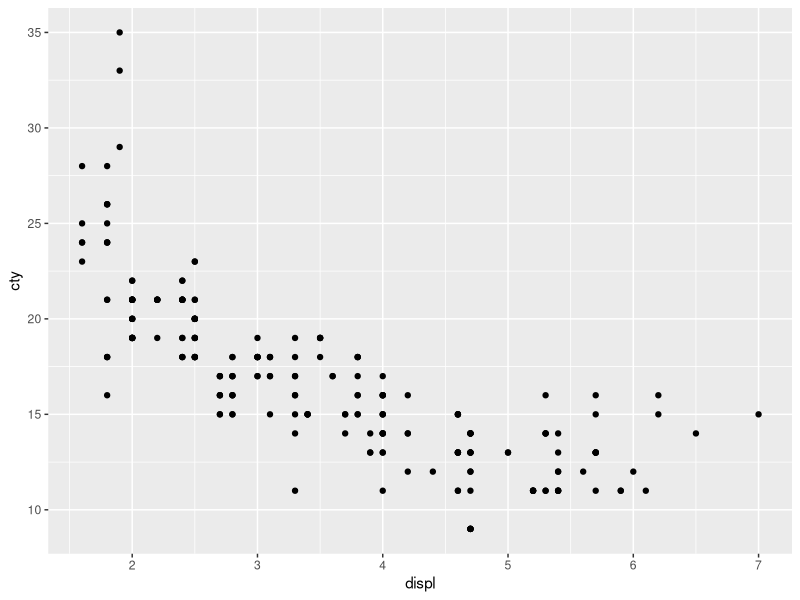
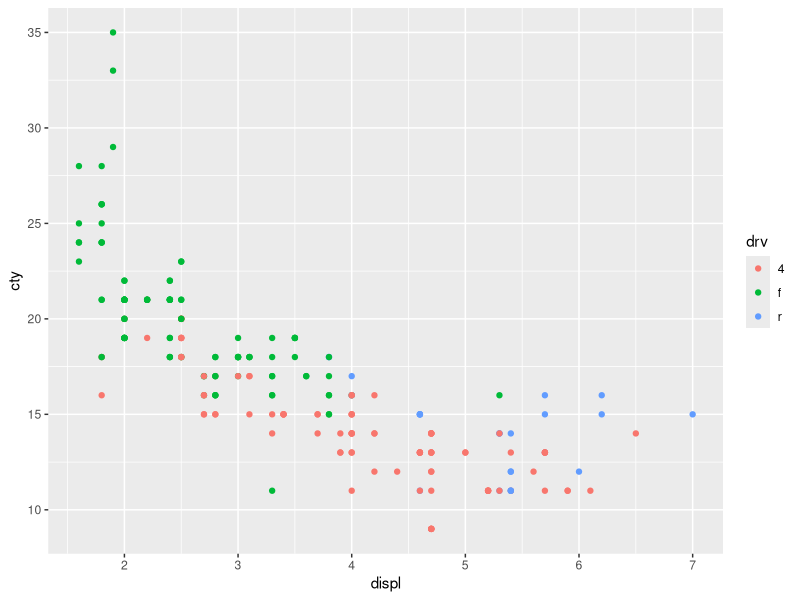
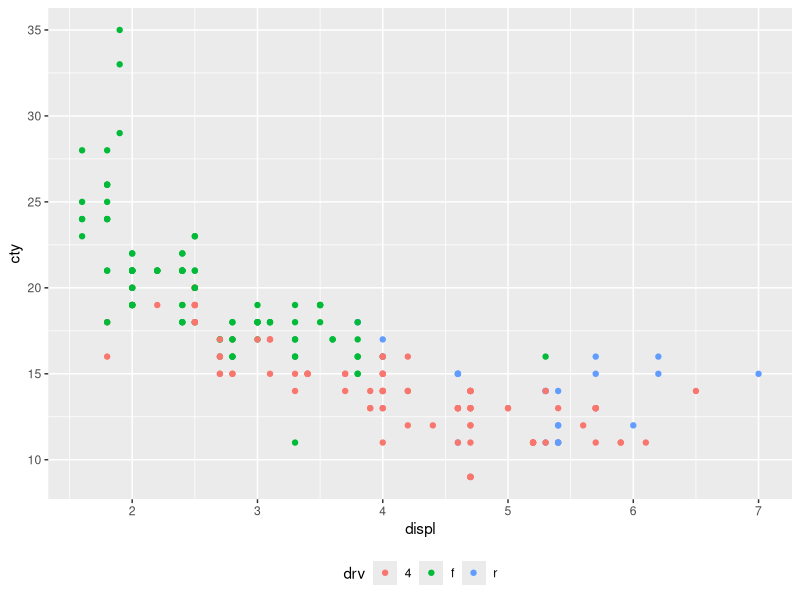
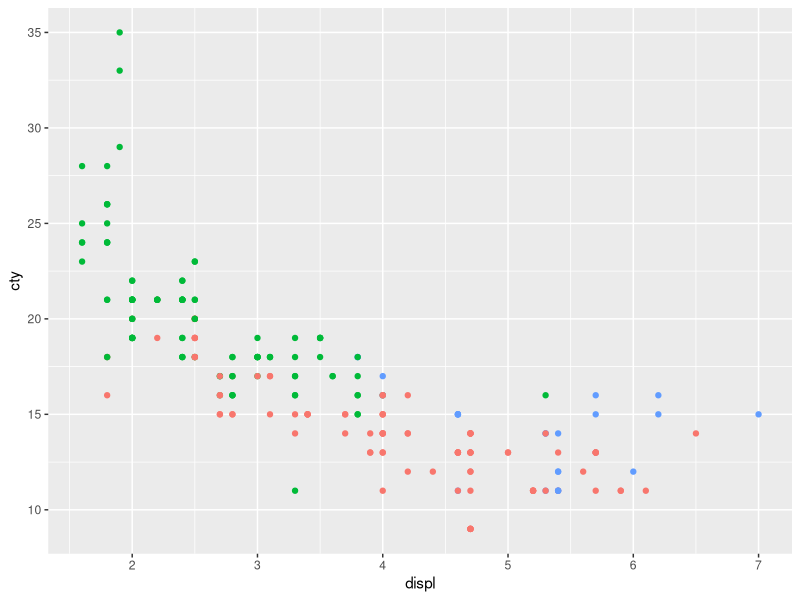
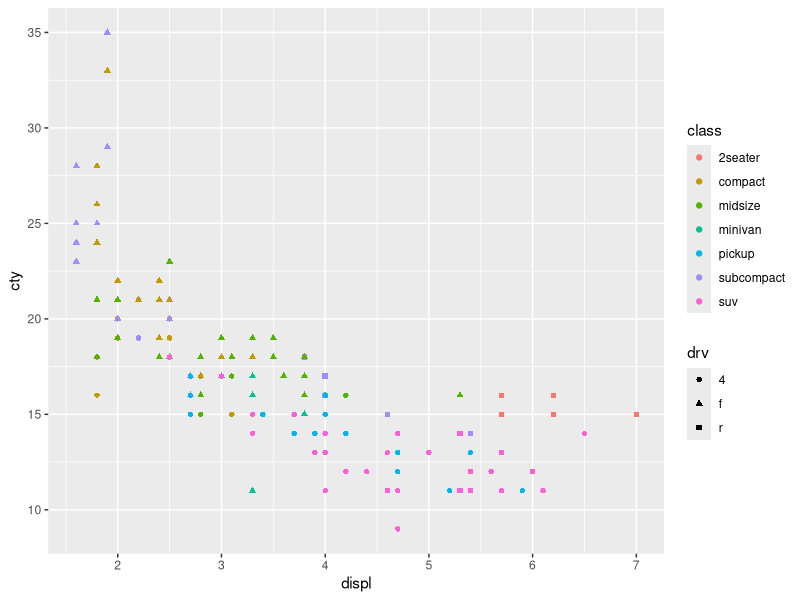
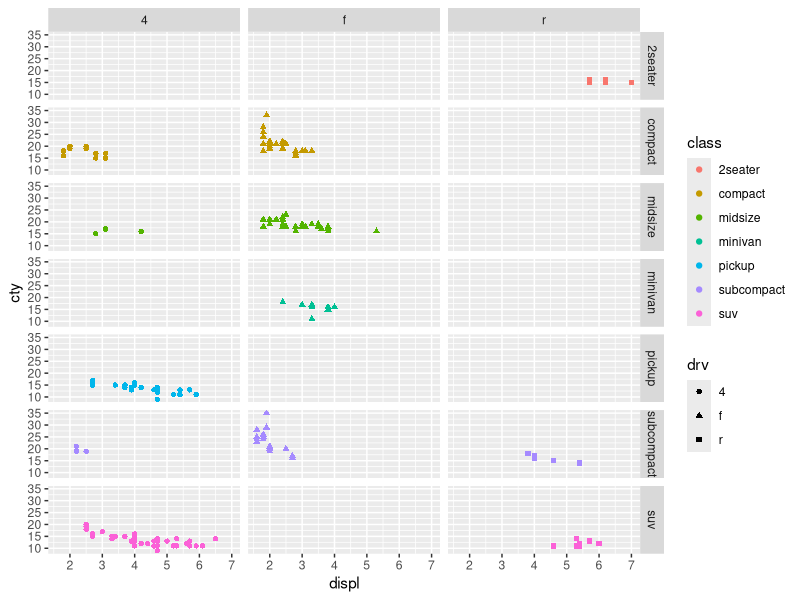
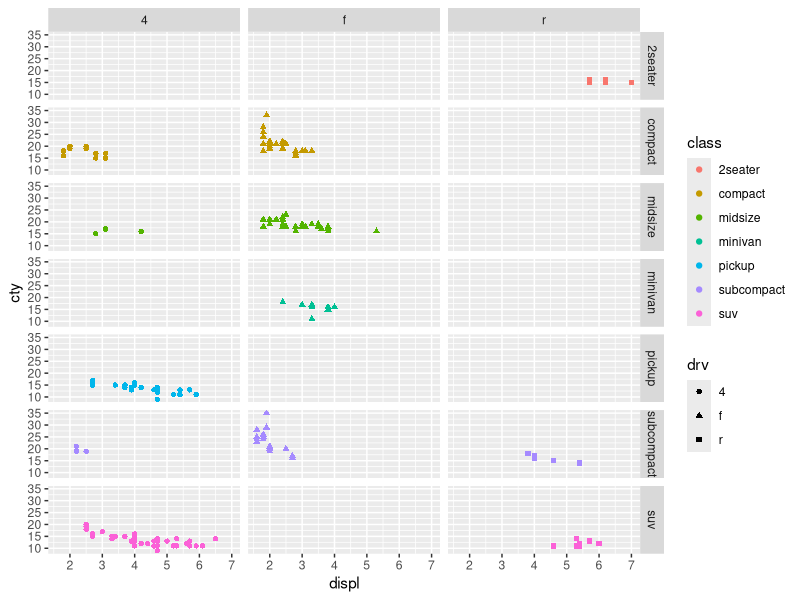
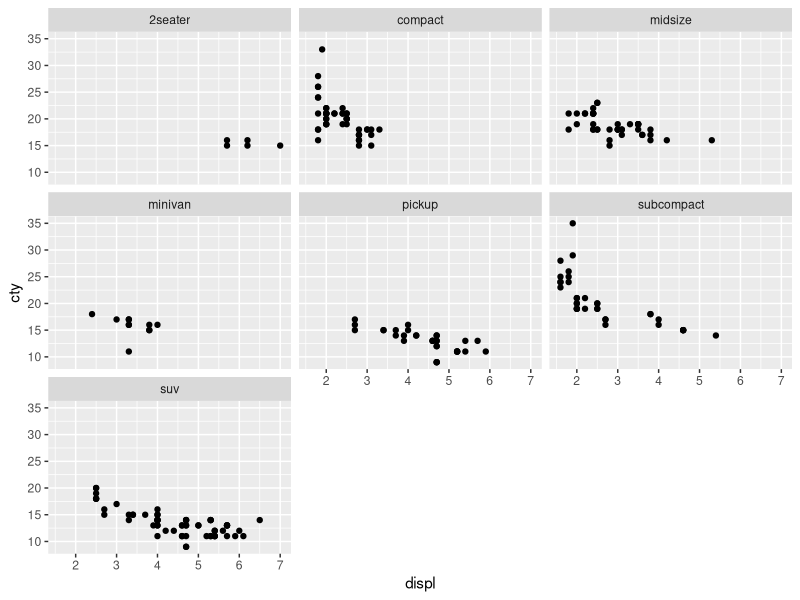

Generate these figures, in order, with R:
library(tidyverse)
data(mpg)
head(mpg)
str(mpg)

#1 ggplot
###we will start with a scatterplot of city miles per gallon(cty)
##against engine displacement(displ)
ggplot(mpg,aes(x = displ, y = cty))+
  geom_point()
##Describe the relationship between displ and cty.

#2 Colour my plot 
##qLet’s look at the relationship between cty and displ
##for the different types of drives (drv).
ggplot(mpg,aes(x = displ, y = cty, col = drv)) +
  geom_point()


#3legend
##2a move legend to bottom
ggplot(mpg,aes(x = displ, y = cty, col = drv)) +
  geom_point()+
  theme(legend.position = "bottom")
##2b remove the legend.
ggplot(mpg,aes(x = displ, y = cty, col = drv)) +
  geom_point(show.legend = FALSE)

###4change the shapesof the data points.
##4a shape by drv, col by class
ggplot(mpg,aes(x = displ, y = cty, shape = drv, col = class))+
   geom_point()

###5a split plots with  facet_wrap() and facet_grid().
ggplot(mpg,aes(x = displ, y = cty,shape = drv, col = class)) + geom_point() +
  facet_grid(class~drv)
##5b with color
ggplot(mpg,aes(x = displ, y = cty,shape = drv, col = class)) + geom_point() +
  facet_grid(class~drv)
###5c split one variable, then we use facet_wrap():
ggplot(mpg,aes(x = displ, y = cty)) + geom_point() +
  facet_wrap(~class)
### compare split one variable with facet_wrap() and facet_grid().
ggplot(mpg,aes(x = displ, y = cty)) + geom_point() +
  facet_grid(~class)

###6 add summary statistics to plots
##6a add linear model to x = displ, y = cty
ggplot(mpg,aes(x = displ, y = cty)) +
  geom_point() +
  geom_smooth(method = "lm")
##6b add a line of best fit for each type of drive 
ggplot(mpg,aes(x = displ, y = cty, col = drv)) +
  geom_point() +
  geom_smooth(method = "lm")

####7 boxplot
###7a boxplots of cty for each type of drive.
ggplot(mpg,aes(x = drv, y = cty)) + geom_boxplot()

####challenges

ggplot(mpg,aes(cty, hwy, col = drv)) +
  geom_point() +
  geom_smooth(method = "lm") +
  facet_wrap(~drv, scale = "free")+
  theme(legend.position = "top")+
  labs(col = "Drive", x = "City fuel efficiency", y = "Highway fuel efficiency")
